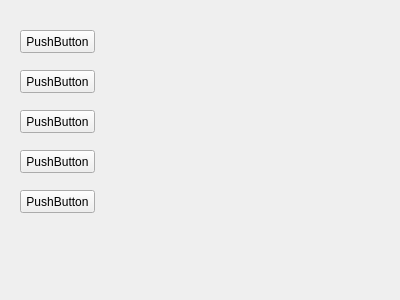
<?xml version="1.0" encoding="UTF-8"?>
<ui version="4.0">
 <class>MainWindow</class>
 <widget class="QMainWindow" name="MainWindow">
  <property name="geometry">
   <rect>
    <x>0</x>
    <y>0</y>
    <width>400</width>
    <height>300</height>
   </rect>
  </property>
  <property name="windowTitle">
   <string>MainWindow</string>
  </property>
  <widget class="QWidget" name="centralWidget">
   <widget class="QPushButton" name="pushButton">
    <property name="geometry">
     <rect>
      <x>20</x>
      <y>30</y>
      <width>75</width>
      <height>23</height>
     </rect>
    </property>
    <property name="text">
     <string>PushButton</string>
    </property>
   </widget>
   <widget class="QPushButton" name="pushButton_2">
    <property name="geometry">
     <rect>
      <x>20</x>
      <y>70</y>
      <width>75</width>
      <height>23</height>
     </rect>
    </property>
    <property name="text">
     <string>PushButton</string>
    </property>
   </widget>
   <widget class="QPushButton" name="pushButton_3">
    <property name="geometry">
     <rect>
      <x>20</x>
      <y>110</y>
      <width>75</width>
      <height>23</height>
     </rect>
    </property>
    <property name="text">
     <string>PushButton</string>
    </property>
   </widget>
   <widget class="QPushButton" name="pushButton_4">
    <property name="geometry">
     <rect>
      <x>20</x>
      <y>150</y>
      <width>75</width>
      <height>23</height>
     </rect>
    </property>
    <property name="text">
     <string>PushButton</string>
    </property>
   </widget>
   <widget class="QPushButton" name="pushButton_5">
    <property name="geometry">
     <rect>
      <x>20</x>
      <y>190</y>
      <width>75</width>
      <height>23</height>
     </rect>
    </property>
    <property name="text">
     <string>PushButton</string>
    </property>
   </widget>
  </widget>
 </widget>
 <layoutdefault spacing="6" margin="11"/>
 <resources/>
 <connections/>
</ui>
